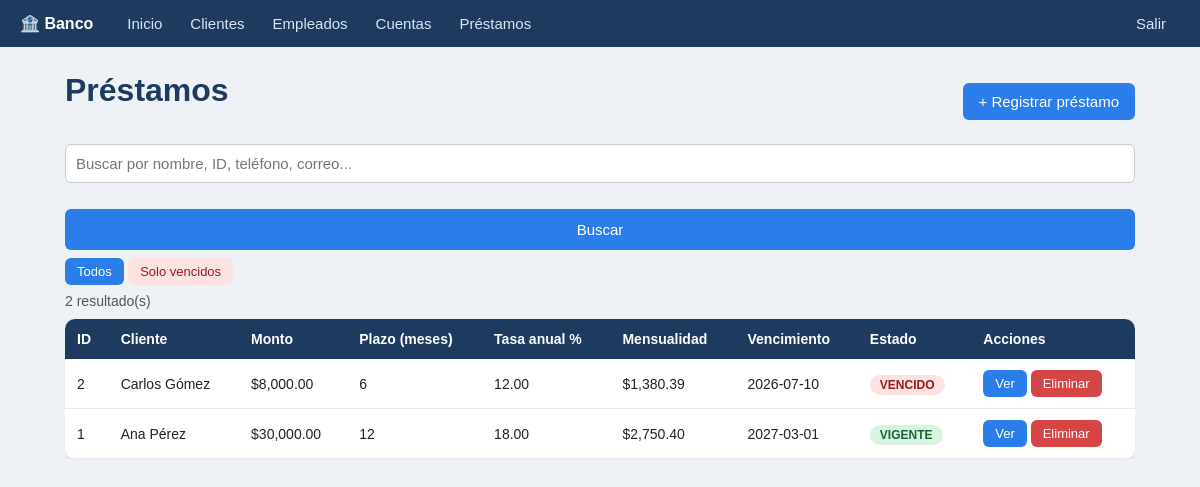
Page /lista.php?t=prestamo (signed in) on the committed database.
### tables this page shows
CREATE TABLE prestamo (
    id_prestamo INT AUTO_INCREMENT PRIMARY KEY,
    id_cliente INT NOT NULL,
    fecha_inicio DATE,
    fecha_vencimiento DATE,
    cantidad DECIMAL(12,2),
    plazo_meses INT,
    tasa_anual DECIMAL(5,2) NOT NULL DEFAULT 0,
    comision_pct DECIMAL(5,2) NOT NULL DEFAULT 0,
    comision DECIMAL(12,2) NOT NULL DEFAULT 0,
    mensualidad DECIMAL(12,2) NOT NULL DEFAULT 0,
    total_pagar DECIMAL(12,2) NOT NULL DEFAULT 0,
    estado VARCHAR(100),
    estatus VARCHAR(20) DEFAULT 'ACTIVO',
    fecha_creacion DATETIME DEFAULT CURRENT_TIMESTAMP,
    fecha_modificacion DATETIME DEFAULT CURRENT_TIMESTAMP
        ON UPDATE CURRENT_TIMESTAMP,
    FOREIGN KEY (id_cliente)
        REFERENCES cliente(id_cliente)
);

### lista.php (the view, shortened to what this page needs)
<?php
require 'config.php'; requiere_login();
$t = $_GET['t'] ?? ''; $e = entidad($t);
$q = trim($_GET['q'] ?? '');
$filtro = $_GET['f'] ?? '';
$porPagina = 15;
$pagina = max(1, (int)($_GET['p'] ?? 1));
$where = []; $params = []; $types = '';
$w = $where ? 'WHERE ' . implode(' AND ', $where) : '';
$st = $conexion->prepare("SELECT COUNT(*) FROM ({$e['sql']}) x $w");
$st->execute();
$total = (int)$st->get_result()->fetch_row()[0];
$paginas = max(1, (int)ceil($total / $porPagina));
$pagina = min($pagina, $paginas);
$offset = ($pagina - 1) * $porPagina;
$st = $conexion->prepare("SELECT * FROM ({$e['sql']}) x $w ORDER BY {$e['pk']} DESC LIMIT $porPagina OFFSET $offset");
$st->execute();
$filas = $st->get_result();
$urlNuevo = $e['url_nuevo'] ?? "form.php?t=$t";
function enlace($t, $q, $f, $p) { return "lista.php?t=$t&q=" . urlencode($q) . "&f=" . urlencode($f) . "&p=$p"; }
?>
<div class="barra">
  <h1><?= h($e['titulo']) ?></h1>
  <a class="btn" href="<?= h($urlNuevo) ?>">+ Registrar <?= h($e['singular']) ?></a>
</div>
<form class="buscador" method="GET" action="lista.php">
  <input type="search" name="q" value="<?= h($q) ?>" placeholder="Buscar por nombre, ID, teléfono, correo...">
  <button type="submit">Buscar</button>
</form>
<?php if ($t === 'prestamo'): ?>
  <p class="filtros">
    <a class="btn chico <?= $filtro === '' ? '' : 'claro' ?>" href="<?= h(enlace($t, $q, '', 1)) ?>">Todos</a>
    <a class="btn chico rojo <?= $filtro === 'vencidos' ? '' : 'claro' ?>" href="<?= h(enlace($t, $q, 'vencidos', 1)) ?>">Solo vencidos</a>
  </p>
<?php endif; ?>
<p class="total"><?= $total ?> resultado(s)</p>
<div class="scroll">
<table>
  <tr><?php foreach ($e['cols'] as $titulo => $campo) echo "<th>" . h($titulo) . "</th>"; ?><th>Acciones</th></tr>
  <?php while ($f = $filas->fetch_assoc()): $id = $f[$e['pk']]; ?>
  <tr>
    <?php foreach ($e['cols'] as $campo): $v = $f[$campo];
        if (in_array($campo, $e['dinero'] ?? [])) $v = '$' . number_format((float)$v, 2);
        if ($campo === 'estatus' || $campo === 'estado') echo "<td><span class='badge b-" . strtolower(h($v)) . "'>" . h($v) . "</span></td>";
        else echo "<td>" . h($v) . "</td>";
    endforeach; ?>
    <td class="acciones">
      <?php if (isset($e['url_ver'])): ?>
        <a class="btn chico" href="<?= h($e['url_ver'] . $id) ?>">Ver</a>
      <?php else: ?>
        <a class="btn chico" href="form.php?t=<?= $t ?>&id=<?= $id ?>">Editar</a>
      <?php endif; ?>
      <form method="POST" action="eliminar.php" onsubmit="return confirm('¿Seguro que quieres eliminar este <?= h($e['singular']) ?>?');">
        <button class="btn chico rojo" type="submit">Eliminar</button>
      </form>
    </td>
  </tr>
  <?php endwhile; ?>
</table>
</div>

### estilos.css (style rules this page uses)
* { box-sizing: border-box; }
body { margin: 0; background: #eef1f5; font-family: Arial, sans-serif; color: #222; }
h1 { color: #1e3a5f; margin-top: 0; }
.barra { display: flex; justify-content: space-between; align-items: center; flex-wrap: wrap; gap: 10px; }
input, select { width: 100%; padding: 10px; border: 1px solid #ccc; border-radius: 6px; font-size: 15px; }
button, .btn { display: inline-block; background: #2b7de9; color: #fff; border: none; padding: 10px 16px; border-radius: 6px; font-size: 15px; cursor: pointer; text-decoration: none; }
form button[type=submit]:not(.chico) { width: 100%; margin-top: 18px; padding: 12px; }
.btn.claro { background: #e3edfb; color: #1e65c4; }
.btn.chico { padding: 6px 12px; font-size: 13px; }
.btn.rojo { background: #d64545; }
.scroll { overflow-x: auto; }
table { width: 100%; border-collapse: collapse; background: #fff; border-radius: 10px; overflow: hidden; box-shadow: 0 2px 8px rgba(0,0,0,.1); }
th { background: #1e3a5f; color: #fff; text-align: left; padding: 12px; font-size: 14px; }
td { padding: 11px 12px; border-bottom: 1px solid #e5e8ec; font-size: 14px; }
.acciones { white-space: nowrap; }
.acciones form { display: inline; }
.badge { padding: 3px 10px; border-radius: 12px; font-size: 12px; font-weight: bold; background: #e5e8ec; }
.b-activo, .b-vigente { background: #d8f3e0; color: #166534; }
.b-inactivo, .b-vencido { background: #fde2e2; color: #991b1b; }
.buscador { display: flex; gap: 8px; margin: 14px 0 6px; flex-wrap: wrap; }
.buscador input[type=search] { flex: 1; min-width: 220px; width: auto; }
.filtros { margin: 8px 0; }
.btn.chico.rojo.claro { background: #fde2e2; color: #991b1b; }
.total { color: #555; font-size: 14px; margin: 6px 0 10px; }

### rows in the picture
prestamo: id_prestamo "2", v "Carlos Gómez", cantidad "$8,000.00", plazo_meses "6", tasa_anual "12.00", mensualidad "$1,380.39", fecha_vencimiento "2026-07-10", estado "VENCIDO"
prestamo: id_prestamo "1", v "Ana Pérez", cantidad "$30,000.00", plazo_meses "12", tasa_anual "18.00", mensualidad "$2,750.40", fecha_vencimiento "2027-03-01", estado "VIGENTE"

### other values in the picture
$e['titulo'] "Clientes"
$e['titulo'] "Empleados"
$e['titulo'] "Cuentas"
$e['titulo'] "Préstamos"
$e['singular'] "préstamo"
$total "2"
$titulo "ID"
$titulo "Cliente"
$titulo "Monto"
$titulo "Plazo (meses)"
$titulo "Tasa anual %"
$titulo "Mensualidad"
$titulo "Vencimiento"
$titulo "Estado"
